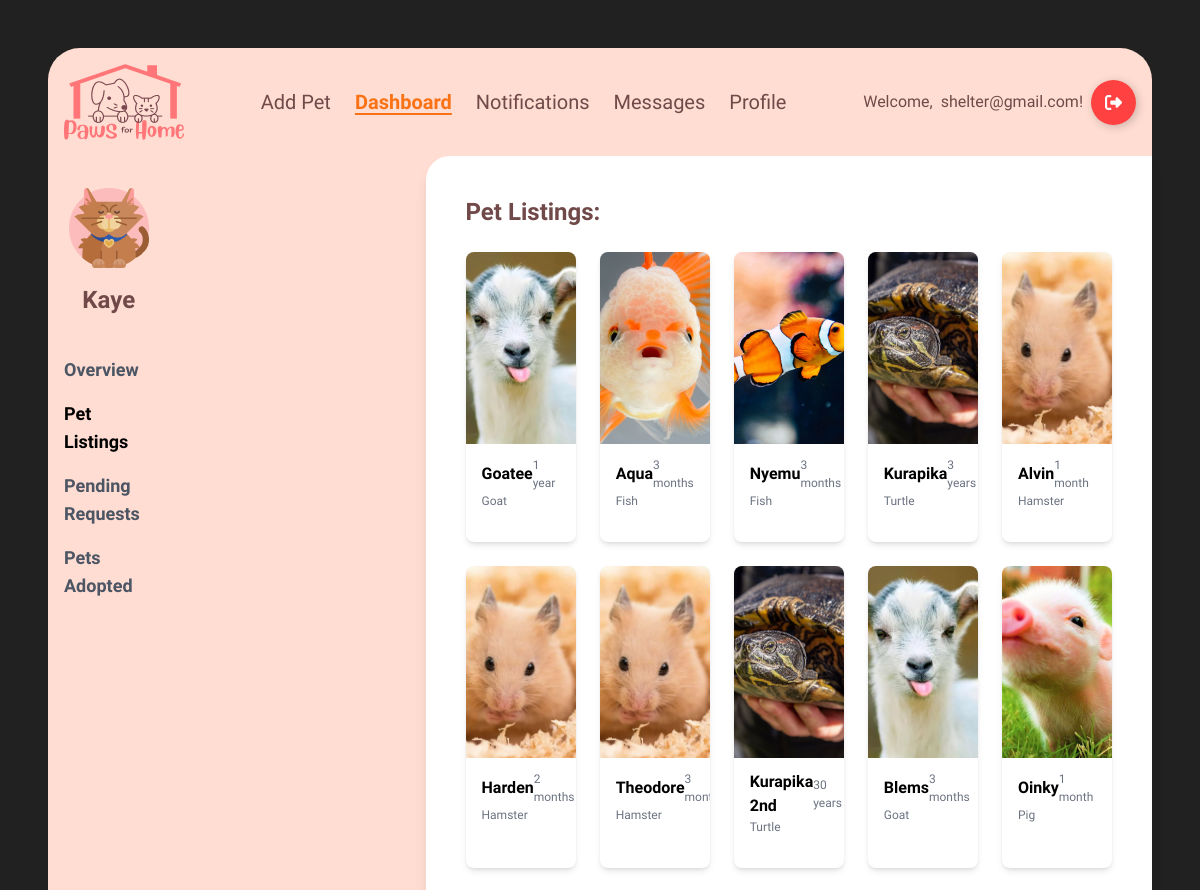
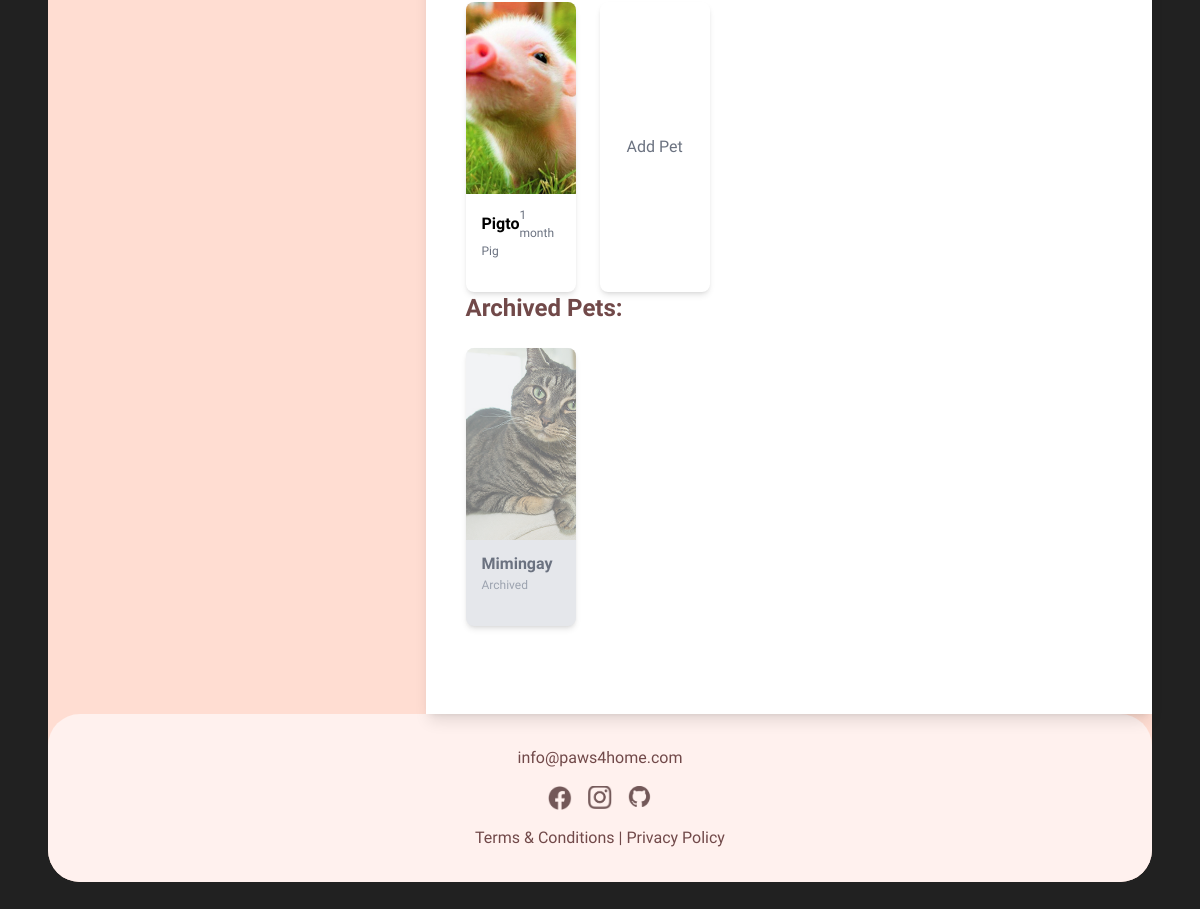
Page /pet_listings/ (signed in) on the committed database (2 pictures, top to bottom).
### main/models.py (models this page shows, shortened)
class Account(AbstractBaseUser, PermissionsMixin):
    account_type = models.CharField(max_length=10)
    first_name = models.CharField(max_length=100, blank=True, null=True)
    last_name = models.CharField(max_length=100, blank=True, null=True)
    birth_date = models.DateField(blank=True, null=True)
    phone_number = models.IntegerField(blank=True, null=True)
    email = models.EmailField(max_length=100, unique=True)
    password = models.TextField()
    address = models.TextField(blank=True, null=True)
    image = models.ImageField(upload_to='main/', default='main/shelterlogo.png')
    last_login = models.DateTimeField(blank=True, null=True)
    is_active = models.BooleanField(default=True)
    is_staff = models.BooleanField(default=False)
    objects = AccountManager()
    USERNAME_FIELD = 'email'
    REQUIRED_FIELDS = []

### pets/models.py (models this page shows, shortened)
class Pet(models.Model):
    STATUS_CHOICES = [
        (1, 'Available'),
        (2, 'Adopted'),
    ]
    TYPE_CHOICES = [
    ('Dog', 'Dog'),
    ('Cat', 'Cat'),
    ('Bird', 'Bird'),
    ('Fish', 'Fish'),
    ('Rabbit', 'Rabbit'),
    ('Hamster', 'Hamster'),
    ('Guinea Pig', 'Guinea Pig'),
    ('Frog', 'Frog'),
    ('Ferret', 'Ferret'),
    ('Chinchilla', 'Chinchilla'),
    ('Hedgehog', 'Hedgehog'),
    ('Mouse', 'Mouse'),
    ('Rat', 'Rat'),
    ('Turtle', 'Turtle'),
    ('Snake', 'Snake'),
    ('Lizard', 'Lizard'),
    ('Parrot', 'Parrot'),
    ('Canary', 'Canary'),
    ('Budgerigar', 'Budgerigar'),
    ('Cockatoo', 'Cockatoo'),
    ('Macaw', 'Macaw'),
    ('Lovebird', 'Lovebird'),
    ('Quail', 'Quail'),
    ('Duck', 'Duck'),
    ('Chicken', 'Chicken'),
    ('Goat', 'Goat'),
    ('Pig', 'Pig'),
    ('Spider', 'Spider'),
    ('Tarantula', 'Tarantula'),
    ('Other', 'Other'),
    ]
    name = models.CharField(max_length=100)
    image = models.ImageField(upload_to='pets/', default='pets/default_pet.jpg')
    type = models.CharField(choices=TYPE_CHOICES, max_length=20, default='other')
    age_years = models.IntegerField(default=0)
    age_months = models.IntegerField(default=0)
    description = models.TextField(blank=True,null=True)
    location = models.TextField(blank=True,null=True, default='N/A')
    breed = models.CharField(max_length=50, blank=True, null=True)
    adoption_fee = models.IntegerField(default=0, blank=True)
    status = models.IntegerField(choices=STATUS_CHOICES, default=1)
    created_at = models.DateTimeField(auto_now_add=True)
    owner = models.ForeignKey(settings.AUTH_USER_MODEL, on_delete=models.CASCADE, null=True)
    is_deleted = models.BooleanField(default=False)

### main/decorators.py (the view)
    def _wrapped_view(request, *args, **kwargs):
        if request.user.account_type != 'shelter':
            return render(request, '403.html', {}, status=403)
        return view_func(request, *args, **kwargs)

### pets/views.py (called while the page is built)
@login_required
@shelter_required
def my_pets(request):
    pets = Pet.objects.filter(owner=request.user,is_deleted=False)
    deleted_pets = Pet.objects.filter(owner=request.user,is_deleted=True)
    context = {
        'pets': pets,
        'deleted_pets': deleted_pets,
    }
    return render(request, 'shelterdashboard/pet_listings.html', context)

### main/templates/shelterdashboard/pet_listings.html (shortened to what this page needs)
{% extends "base.html" %}
{% block content %}
{% load static %}
<header>
    <nav class="flex items-center justify-between p-4 max-w-7xl mx-auto">
        <div class="flex items-center">
            <a href="{% url 'main:home' %}">
                <img src="{% static 'images/paws4homelogo.png' %}" alt="logo">
            </a>
        </div>
        <div class="flex items-center space-x-6">
            {% if request.user.account_type == 'user' %}
                <a href="{% url 'pets:list_pet' %}" class="text-xl font-medium relative group hover:text-orange-500">
                  Browse
                  <span class="absolute left-0 bottom-0 w-0 h-0.5 bg-orange-500 transition-all duration-300 group-hover:w-full"></span>
              </a>
                <a href="{% url 'main:user_dashboard' %}" class="text-xl font-medium relative group hover:text-orange-500">
                    Dashboard
                    <span class="absolute left-0 bottom-0 w-0 h-0.5 bg-orange-500 transition-all duration-300 group-hover:w-full"></span>
                </a>
            {% else %}
            <a href="{% url 'pets:add_pet' %}" class="text-xl font-medium relative group hover:text-orange-500">
              Add Pet
          </a>
            <span class="text-xl text-orange-500 font-semibold underline underline-offset-4">Dashboard</span>
            {% endif %}
            <a href="{% url 'main:notifications' %}" class="text-xl font-medium relative group hover:text-orange-500">
                Notifications
            </a>
            <a href="{% url 'main:conversations_list' %}" class="text-xl font-medium relative group hover:text-orange-500">
                Messages
            </a>
            <a href="{% url 'main:profile' %}" class="text-xl font-medium relative group hover:text-orange-500">
                Profile
            </a>
        </div>
            <div class="flex items-center space-x-4">
                {% if request.user.is_authenticated %}
                <div class="group flex items-center space-x-2">
                    <div class="opacity-100 transition-opacity duration-500 ease-in-out group-hover:opacity-0 ">
                        Welcome,
                    </div>
                    <div class="transition-font duration-500 ease-in-out group-hover:font-bold space-x-2">
                    {{ request.user.email }}!
                    </div>
                    <a href="{% url 'main:logout_account' %}">
                        <button class="BtnLogout">
                            <div class="sign">
                            </div>
                        </button>
                    </a>
                </div>
                {% endif %}
            </div>
    </nav>
</header>
  <div class="flex flex-grow">
    <aside class="bg-[#FFDDD2] w-64 py-8 px-4 flex flex-col ">
      <div class="flex items-center justify-center">
        <img src="{% static 'images/shelterlogo.png' %}" alt="Shelter Logo" class="h-20">
      </div>
      <h1 class="text-2xl font-bold text-center mt-4">{{ request.user.first_name }}</h1>
      <nav class="mt-10">
        <ul class="space-y-4">
          <li><a href="{% url 'main:shelterdashboard' %}" class="block text-lg text-gray-600 hover:text-[#F2968F] font-bold">Overview</a></li>
          <li><span class="block text-lg text-black font-bold">Pet Listings</span></li>
          <li><a href="{% url 'main:pending_requests' %}" class="block text-lg text-gray-600 hover:text-[#F2968F] font-bold">Pending Requests</a></li>
          <li><a href="{% url 'main:petsadopted' %}" class="block text-lg text-gray-600 hover:text-[#F2968F] font-bold">Pets Adopted</a></li>
        </ul>
      </nav>
    </aside>
    <main class="flex-grow bg-white ml-64 p-10 rounded-tl-3xl shadow-lg max-w-[90%] xl:max-w-[85%] mx-auto">
      <section class="mb-12">
        <h3 class="text-2xl font-bold mb-6">Pet Listings:</h3>
        <div class="grid grid-cols-5 gap-6">
          {% for pet in pets %}
          <div class="bg-white rounded-lg shadow-md overflow-hidden cursor-pointer relative"
     data-pet-id="{{ pet.id }}"
     onclick="showPetModal('{{ pet.id }}', '{{ pet.name }}', '{{ pet.created_at }}', '{{ pet.age_years }}', '{{ pet.age_months }}', '{{ pet.type }}', '{{ pet.description }}', '{{ pet.image.url }}')">
    <img src="{{ pet.image.url }}" alt="{{ pet.name }}" class="w-full h-48 object-cover">
    <div class="px-4 pt-3 pb-8">
        <div class="flex justify-between items-center">
            <h3 class="font-bold text-[16px] text-black">{{ pet.name }}</h3>
            <p class="text-gray-500 text-[12px]">
                {% if pet.age_years > 0 %}
                    {% if pet.age_years > 1 %}
                    {{ pet.age_years }} years
                    {% else %}
                    {{ pet.age_years }} year
                    {% endif %}
                {% else %}
                    {% if pet.age_months > 1 %}
                    {{ pet.age_months }} months
                    {% else %}
                    {{ pet.age_months }} month
                    {% endif %}
                {% endif %}
            </p>
        </div>
        <span class="text-gray-500 text-[12px] block mt-0">{{ pet.type }}</span>
    </div>
</div>
          {% empty %}
          <p class="text-gray-500">You have no pets listed for adoption.</p>
          {% endfor %}
          <a href="{% url 'pets:add_pet' %}" class="bg-white p-4 rounded-lg shadow-md flex items-center justify-center py-28">
            <span class="text-gray-500">Add Pet</span>
          </a>
        </div>
    <h3 class="text-2xl font-bold mb-6">Archived Pets:</h3>
    <div class="grid grid-cols-5 gap-6">
      {% for pet in deleted_pets %}
      <div class="bg-gray-200 rounded-lg shadow-md overflow-hidden cursor-pointer relative"
           onclick="showPetRestoreModal('{{ pet.id }}', '{{ pet.name }}', '{{ pet.created_at }}', '{{ pet.age_years }}', '{{ pet.age_months }}', '{{ pet.type }}', '{{ pet.description }}', '{{ pet.image.url }}', '{{ pet.restore_url }}')">
          <img src="{{ pet.image.url }}" alt="{{ pet.name }}" class="w-full h-48 object-cover opacity-50">
          <div class="px-4 pt-3 pb-8">
              <h3 class="font-bold text-[16px] text-gray-500">{{ pet.name }}</h3>
              <p class="text-gray-400 text-[12px]">Archived</p>
          </div>
      </div>
      {% empty %}
      <p class="text-gray-500">No pets have been archived yet.</p>
      {% endfor %}
  </div>
      </section>
    </main>
  </div>
{% endblock %}

### main/static/css/landing_page.css (style rules this page uses)
body { background-color: #212121; overflow-x: hidden; }

### main/static/css/loader.css (style rules this page uses)
.BtnLogout { display: flex; align-items: center; justify-content: flex-start; width: 45px; height: 45px; border: none; border-radius: 50%; cursor: pointer; position: relative; overflow: hidden; transition-duration: .3s; box-shadow: 2px 2px 10px rgba(0, 0, 0, 0.199); background-color: rgb(255, 65, 65); }
.sign { width: 100%; transition-duration: .3s; display: flex; align-items: center; justify-content: center; }
.sign svg { width: 17px; }

### rows in the picture
Account: user.email "shelter@gmail.com", user.first_name "Kaye"
Pet: image (picture), name "Goatee", age_years "1", type "Goat"
Pet: image (picture), name "Aqua", age_months "3", type "Fish"
Pet: image (picture), name "Nyemu", age_months "3", type "Fish"
Pet: image (picture), name "Kurapika", age_years "3", type "Turtle"
Pet: image (picture), name "Alvin", age_months "1", type "Hamster"
Pet: image (picture), name "Harden", age_months "2", type "Hamster"
Pet: image (picture), name "Theodore", age_months "3", type "Hamster"
Pet: image (picture), name "Kurapika 2nd", age_years "30", type "Turtle"
Pet: image (picture), name "Blems", age_months "3", type "Goat"
Pet: image (picture), name "Oinky", age_months "1", type "Pig"
Pet: image (picture), name "Pigto", age_months "1", type "Pig"
Pet: image (picture), name "Mimingay"
